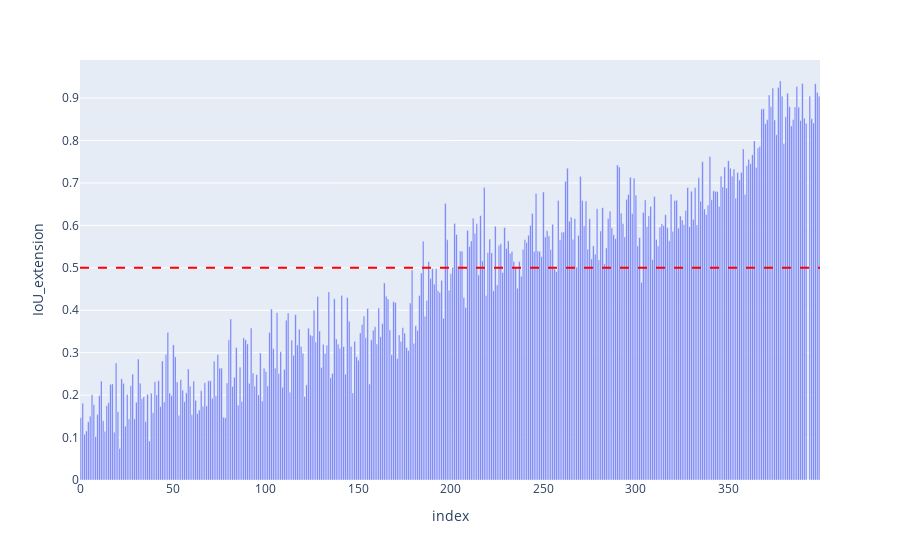

Write notebook code for a chart like this one.
### Code cell
import plotly.express as px
fig = px.bar(df, x="index", y="IoU_extension")
fig.add_hline(y=0.5, line_dash="dash", line_color="red")
fig.show()

### Figure 1 — Plotly figure (JSON) as saved in the notebook; plotly's stock layout.template omitted (floating-point values rounded to 4 significant figures; data arrays with more than 128 entries replaced by an {"elided": "..."} marker saying what was removed)
{"data": [{"alignmentgroup": "True", "hovertemplate": "index=%{x}<br>IoU_extension=%{y}<extra></extra>", "legendgroup": "", "marker": {"color": "#636efa", "pattern": {"shape": ""}}, "name": "", "offsetgroup": "", "orientation": "v", "showlegend": false, "textposition": "auto", "type": "bar", "x": {"elided": "399 int values"}, "xaxis": "x", "y": {"elided": "399 float values"}, "yaxis": "y"}], "layout": {"autosize": true, "barmode": "relative", "legend": {"tracegroupgap": 0}, "margin": {"t": 60}, "shapes": [{"line": {"color": "red", "dash": "dash"}, "type": "line", "x0": 0, "x1": 1, "xref": "x domain", "y0": 0.5, "y1": 0.5, "yref": "y"}], "xaxis": {"anchor": "y", "autorange": true, "domain": [0, 1], "range": [-0.5, 399.5], "title": {"text": "index"}, "type": "linear"}, "yaxis": {"anchor": "x", "autorange": true, "domain": [0, 1], "range": [0, 0.9898], "title": {"text": "IoU_extension"}, "type": "linear"}}}
